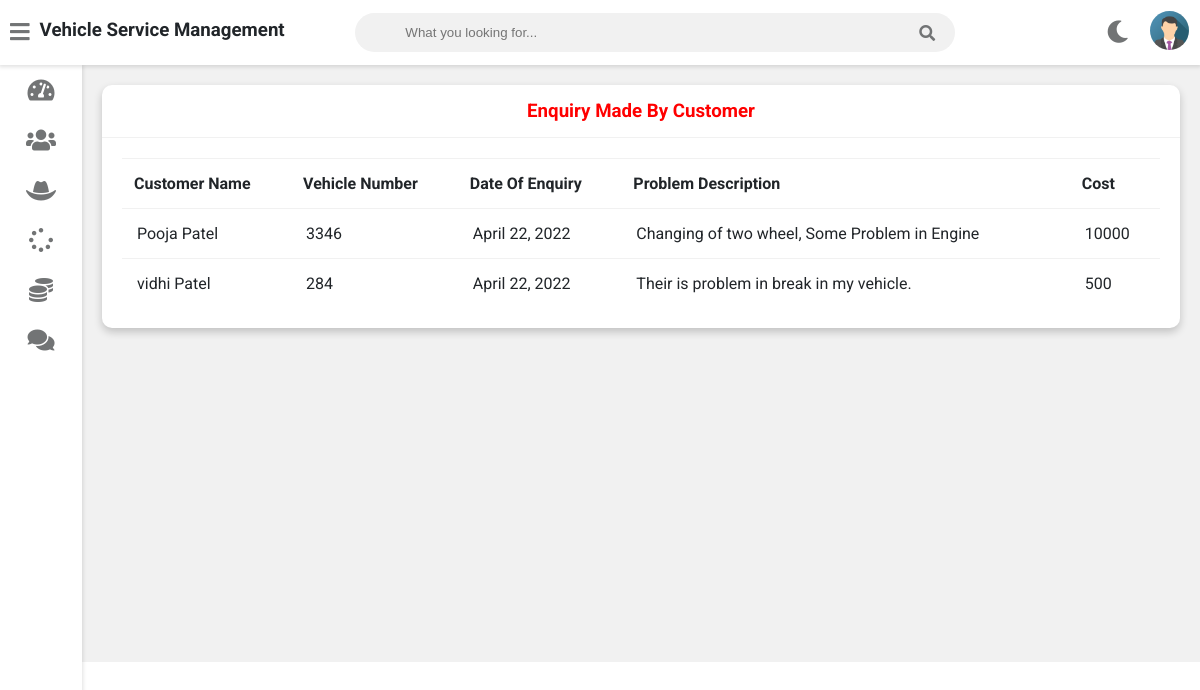
/admin-view-customer-enquiry (signed in), run on the app's committed database.
### vehicle/models.py (models this page shows, shortened)
class Customer(models.Model):
    user=models.OneToOneField(User,on_delete=models.CASCADE)
    profile_pic= models.ImageField(upload_to='profile_pic/CustomerProfilePic/',null=True,blank=True)
    address = models.CharField(max_length=40)
    mobile = models.CharField(max_length=20,null=False)
    @property
    def get_name(self):
        return self.user.first_name+" "+self.user.last_name

class Request(models.Model):
    cat=(('two wheeler with gear','two wheeler with gear'),('two wheeler without gear','two wheeler without gear'),('three wheeler','three wheeler'),('four wheeler','four wheeler'))
    category=models.CharField(max_length=50,choices=cat)
    vehicle_no=models.PositiveIntegerField(null=False)
    vehicle_name = models.CharField(max_length=40,null=False)
    vehicle_model = models.CharField(max_length=40,null=False)
    vehicle_brand = models.CharField(max_length=40,null=False)
    problem_description = models.CharField(max_length=500,null=False)
    date=models.DateField(auto_now=True)
    cost=models.PositiveIntegerField(null=True)
    customer=models.ForeignKey('Customer', on_delete=models.CASCADE,null=True)
    mechanic=models.ForeignKey('Mechanic',on_delete=models.CASCADE,null=True)
    stat=(('Pending','Pending'),('Approved','Approved'),('Repairing','Repairing'),('Repairing Done','Repairing Done'),('Released','Released'))
    status=models.CharField(max_length=50,choices=stat,default='Pending',null=True)

### vehicle/views.py (the view)
# urls.py: path('admin-view-customer-enquiry', views.admin_view_customer_enquiry_view,name='admin-view-customer-enquiry'),
@login_required(login_url='adminlogin')
def admin_view_customer_enquiry_view(request):
    enquiry=models.Request.objects.all().order_by('-id')
    customers=[]
    for enq in enquiry:
        customer=models.Customer.objects.get(id=enq.customer_id)
        customers.append(customer)
    return render(request,'vehicle/admin_view_customer_enquiry.html',{'data':zip(customers,enquiry)})

### templates/vehicle/admin_view_customer_enquiry.html
{% extends 'vehicle/adminbase.html' %}
{% block content %}
	<div class="wrapper">
		<div class="row">
			<div class="col-12 col-m-12 col-sm-12">
				<div class="card">
					<div class="card-header">
						<h3 style="color:red; text-align:center" >Enquiry Made By Customer
						</h3>
					</div>
					<div class="card-content">
						<table>
							<thead>
                <tr>
                  <th>Customer Name</th>
                  <th>Vehicle Number</th>
                  <th>Date Of Enquiry</th>
                  <th>Problem Description</th>
									<th>Cost</th>
                </tr>
							</thead>
							<tbody>
                {% for c,r in data %}
                <tr>
                  <td> {{c.get_name}}</td>
                  <td> {{r.vehicle_no}}</td>
                  <td> {{r.date}}</td>
                  <td>{{r.problem_description}}</td>
									<td>{{r.cost}}</td>
                </tr>
                {% endfor %}
							</tbody>
						</table>
					</div>
				</div>
			</div>
		</div>
<br><br><br><br><br><br><br><br><br><br><br><br><br><br><br><br>
	</div>
{% endblock content %}

### static/style.css (style rules this page uses)
:root { --primary-color: #1a0d6e; --success-color: #6ab04c; --warning-color: #f0932b; --danger-color: #eb4d4b; --light-color: #212529; --light-second-color: #727475; --light-background: #ffffff; --light-second-background: #f1f1f1; --dark-color: #909090; --dark-second-color: #f5f6fa; --dark-background: #23242D; --dark-second-background: #181818; }
.light { --main-bg-color: var(--light-background); --second-bg-color: var(--light-second-background); --main-color: var(--light-color); --second-color: var(--light-second-color); }
* { box-sizing: border-box; }
body { font-family: 'Roboto', sans-serif; background: var(--main-bg-color); color: var(--main-color); margin: 0; }
.wrapper { padding: 10px; margin-left: 82px; padding-top: 75px; background: var(--second-bg-color); transition: margin-left .5s; }
.row { display: flex; flex-wrap: wrap; flex-direction: row; }
.row:after, .row:before { box-sizing: border-box; }
[class*="col-"] { padding: 10px; }
@media only screen and (min-width: 600px) { .col-sm-12 { width: 100%; } }
@media only screen and (min-width: 768px) { .col-m-12 { width: 100%; } }
@media only screen and (min-width: 992px) { .col-12 { width: 100%; } }
.card { background: var(--main-bg-color); color: var(--main-color); border-radius: 10px; margin-bottom: 10px; box-shadow: 0 4px 8px 0 rgba(0,0,0,0.2); }
.card-header { padding: 15px 30px; border-bottom: 1px solid var(--second-bg-color); position: relative; }
.card-header h3 { margin: 0; }
.card-content { padding: 20px; overflow-x: auto; }
table { border-collapse: collapse; width: 100%; }
table td { border-top: 1px solid var(--second-bg-color); padding: 15px; }
table th { border-top: 1px solid var(--second-bg-color); border-bottom: 1px solid var(--second-bg-color); padding: 15px 12px; text-align: left; }

### data on the page
Customer: get_name "Pooja Patel", vehicle_no "3346", date "April 22, 2022", problem_description "Changing of two wheel, Some Problem in Engine", cost "10000"
Customer: get_name "vidhi Patel", vehicle_no "284", date "April 22, 2022", problem_description "Their is problem in break in my vehicle.", cost "500"
